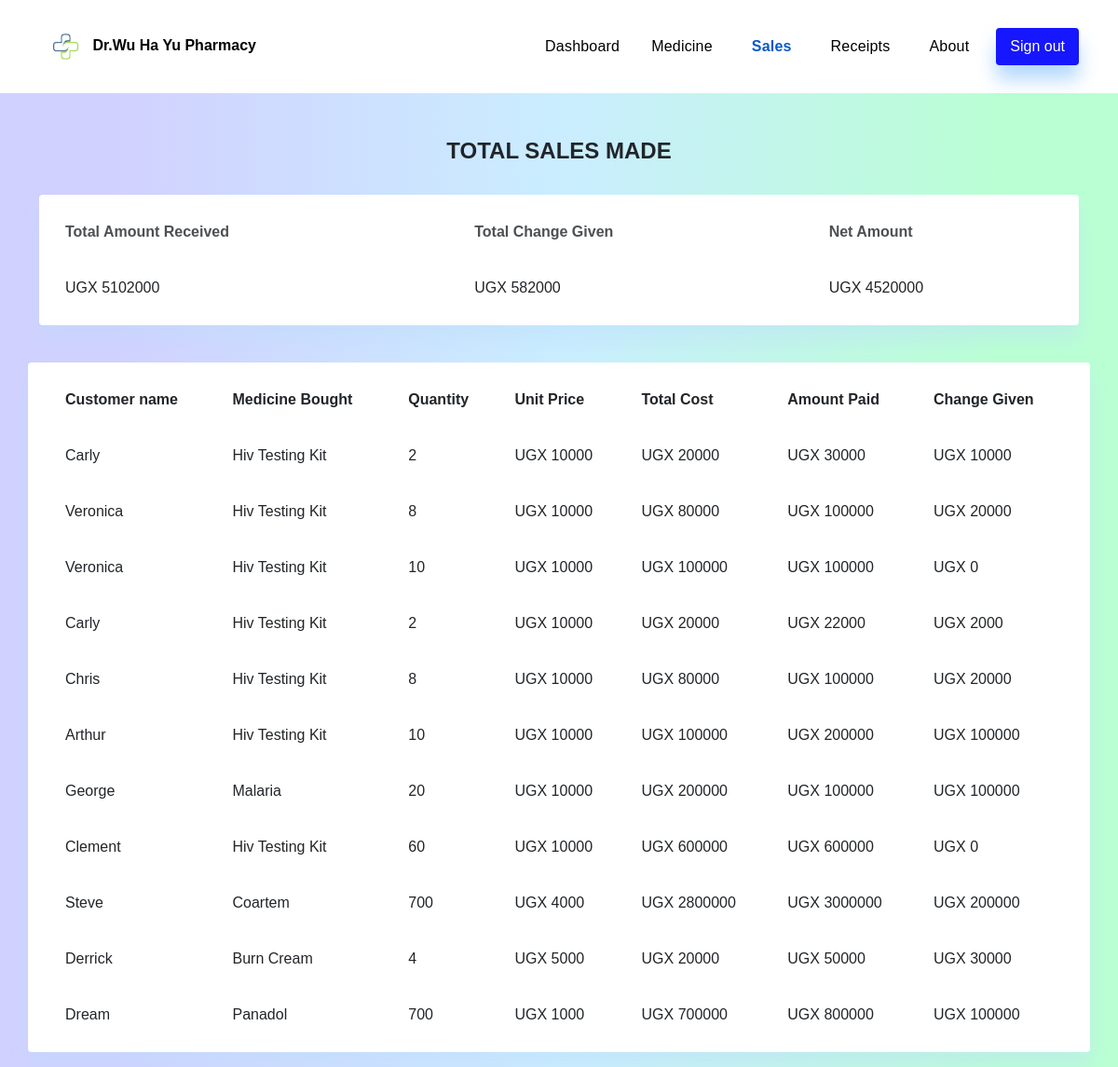
Page /sales/ on the committed database.
### pharmacyapp/models.py (models this page shows, shortened)
class Sale(models.Model):
    medicine = models.ForeignKey(Product, on_delete=models.CASCADE)
    quantity = models.IntegerField(default = 0)
    amountPaid = models.IntegerField(default = 0)
    boughtBy = models.CharField(max_length = 50, null =True, blank = True)
    unitCost = models.IntegerField(default = 0)
    date = models.DateField(auto_now=True)
    def getTotal(self):
        total = self.quantity * self.medicine.unitCost
        return int(total)
    def getChange(self):
        change = self.getTotal() - self.amountPaid
        return abs(int(change))

class Product(models.Model):
    categoryName = models.ForeignKey(Category, on_delete= models.CASCADE, null = True, blank = True)
    medicineName = models.CharField(max_length =50, null =True, blank =True)
    quantityinStore = models.IntegerField(default=0)
    receivedQuantity = models.IntegerField(default=0)
    quantitySold = models.IntegerField(default =0)
    cost = models.IntegerField(default =0)
    expiredQuantity = models.IntegerField(default =0)
    unitCost = models.IntegerField(default =0)
    expiryDate = models.DateField(null=True, blank=True)
    @property
    def expiredQuantity(self):
        if self.expiryDate < datetime.date.today():
            return self.quantityinStore
        else:
            return 0
    def __str__(self):
        return self.medicineName

### pharmacyapp/views.py (the view)
# urls.py: path('sales/', views.sales, name='sales'),
def sales(request):
    sales = Sale.objects.all()
    total = sum([medicines.amountPaid for medicines in sales])
    change = sum([medicines.getChange() for medicines in sales])
    num_customers = Sale.objects.annotate(num_sales=Count('boughtBy', distinct=True)).aggregate(total_customers=Count('num_sales'))['total_customers']
    net = total - change
    return render(request, 'products/sales.html',{
        'sales': sales,
        'total': total,
        'change': change,
        'net': net,
        'num_customers': num_customers
    })

### templates/products/sales.html (shortened to what this page needs)
{% load crispy_forms_tags%}
<!DOCTYPE html>
<html lang="en">
<head>
    <link rel="stylesheet" href="/static/css/styles.css">
    <link href="https://cdn.jsdelivr.net/npm/bootstrap@5.3.0-alpha3/dist/css/bootstrap.min.css" rel="stylesheet">
</head>
<body style="background-image: linear-gradient(to right, #d1d1ff 10%, #caedff 50%, #b9ffd3 90%);">
<nav class="navbar navbar-expand-lg">
    <div class="container">
      <a class="navbar-brand" href="{% url 'index' %}" style="font-size: 16px; font-weight: 800;">
        <img
          src="/static/images/logo.png" height="46px" alt="Dr.Wu Ha Yu Logo"/>Dr.Wu Ha Yu Pharmacy </a>
        <div class="d-flex align-items-center">
          <a href="{% url 'index' %}"><button type="button" class="btn btn-link  me-2">Dashboard</button></a>
          <a href="{% url 'medicine' %}"><button type="button" class="btn btn-link me-3">
            Medicine
           </button></a>
          <a href="{% url 'sales'  %}"><button type="button" class="btn btn-link active me-3" style="font-weight: 900;">
            Sales
           </button></a>
          <a href="{% url 'receipts' %}"><button type="button" class="btn btn-link me-3">
            Receipts
           </button></a>
          <a href="{% url 'about' %}"><button type="button" class="btn btn-link me-3">
            About
           </button></a>
           <a href="{% url 'logout' %}"><button class="btn-sign-out  my-2 mr-4 " type="submit" style="box-shadow: 0 15px 20px rgba(68, 157, 252, 0.4);">Sign out
          </button></a>
        </div>
    </div>
  </nav>
  <br><br>
  <div class="container">
    <h4 class="text-center" style="font-weight: bold; ">TOTAL SALES MADE</h4>
    <table class="total-sales-made table justify-content-center table-borderless" style="border-spacing: 20px 20px; border-collapse: separate; background-color: white; height: 100%; border-radius: 4px; box-shadow: 0 15px 20px rgba(187, 219, 253, 0.4) ">
        <br>
        <thead>
          <tr style="opacity: 80%;">
            <th scope="col-2">Total Amount Received</th>
            <th scope="col-2">Total Change Given</th>
            <th scope="col-2">Net Amount</th>
          </tr>
        </thead>
        <tbody>
          <tr>
            <td>UGX {{total}}</td>
            <td>UGX {{change}}</td>
            <td>UGX {{net}}</td>
          </tr>
        </tbody>
    </table>
  </div>
<br>
  <div class="container" style="background-color: white; height: 100%; border-radius: 4px; box-shadow: 0 15px 20px rgba(187, 219, 253, 0.4);">
    <table class="total-sales-made table justify-content-center table-borderless" style="border-spacing: 20px 20px; border-collapse: separate;">
        <thead>
          <tr>
            <th scope="col">Customer name</th>
            <th scope="col">Medicine Bought</th>
            <th scope="col">Quantity</th>
            <th scope="col">Unit Price</th>
            <th scope="col">Total Cost</th>
            <th scope="col">Amount Paid</th>
            <th scope="col">Change Given</th>
          </tr>
        </thead>
        {% for sale in sales %}
        <tbody>
          <tr>
            <td>{{sale.boughtBy | title}}</td>
            <td>{{sale.medicine | title}}</td>
            <td>{{sale.quantity}}</td>
            <td>UGX {{sale.unitCost}}</td>
            <td>UGX {{sale.getTotal}}</td>
            <td>UGX {{sale.amountPaid}}</td>
            <td>UGX {{sale.getChange}}</td>
          </tr>
        </tbody>
        {% endfor %}
    </table>
  </div>
</body>
</html>

### pharmacyapp/static/css/styles.css (style rules this page uses)
* { margin: 0; padding: 0; font-family: 'Gilroy', sans-serif; font-size: 16px; }
.navbar { background-color: white; height: 100px; }
body img { opacity: 80%; }
.d-flex .btn { text-decoration: none; color: black; letter-spacing: 0.2px; }
.btn-sign-out, .btn-sell_item, .btn-add-to-stock, .btn-add, .btn-buy, .btn-final-receipt { border: none; background-color: #1616ff; color: white; border-radius: 4px; padding: 0 15px; height: 40px; }

### rows in the picture
Sale: boughtBy "Carly", medicine "Hiv Testing Kit", quantity "2", unitCost "10000", getTotal "20000", amountPaid "30000", getChange "10000"
Sale: boughtBy "Veronica", medicine "Hiv Testing Kit", quantity "8", unitCost "10000", getTotal "80000", amountPaid "100000", getChange "20000"
Sale: boughtBy "Veronica", medicine "Hiv Testing Kit", quantity "10", unitCost "10000", getTotal "100000", amountPaid "100000", getChange "0"
Sale: boughtBy "Carly", medicine "Hiv Testing Kit", quantity "2", unitCost "10000", getTotal "20000", amountPaid "22000", getChange "2000"
Sale: boughtBy "Chris", medicine "Hiv Testing Kit", quantity "8", unitCost "10000", getTotal "80000", amountPaid "100000", getChange "20000"
Sale: boughtBy "Arthur", medicine "Hiv Testing Kit", quantity "10", unitCost "10000", getTotal "100000", amountPaid "200000", getChange "100000"
Sale: boughtBy "George", medicine "Malaria", quantity "20", unitCost "10000", getTotal "200000", amountPaid "100000", getChange "100000"
Sale: boughtBy "Clement", medicine "Hiv Testing Kit", quantity "60", unitCost "10000", getTotal "600000", amountPaid "600000", getChange "0"
Sale: boughtBy "Steve", medicine "Coartem", quantity "700", unitCost "4000", getTotal "2800000", amountPaid "3000000", getChange "200000"
Sale: boughtBy "Derrick", medicine "Burn Cream", quantity "4", unitCost "5000", getTotal "20000", amountPaid "50000", getChange "30000"
Sale: boughtBy "Dream", medicine "Panadol", quantity "700", unitCost "1000", getTotal "700000", amountPaid "800000", getChange "100000"

### other values in the picture
{{ total }} "5102000"
{{ change }} "582000"
{{ net }} "4520000"
